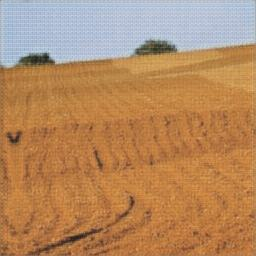
#> input picture data/raw/Alluvial_Soil/cyaug_a (24).jpeg, 256 x 256 px
$ python -i preprocessor.py   (imports and definitions only)
#> lines starting #> are read from the running program, lines starting #| are printed output that depends on the picture; after the words box and inside, x2 and y2 are one past the last pixel; in counts of white or black regions, pixels touching at a corner belong together
"""
UAV Image Preprocessor
Implements noise reduction, contrast enhancement (CLAHE), vegetation masking,
color space conversion (RGB, HSV, LAB), and aerial orthomosaic tiling.
Aligned with SwaYaan PoC Objective 2.
"""

import cv2
import numpy as np
from PIL import Image
from typing import Tuple, List, Dict, Optional


class UAVImagePreprocessor:
    def __init__(self, target_size: Tuple[int, int] = (224, 224)):
        self.target_size = target_size

    def denoise_image(self, image: np.ndarray, method: str = "bilateral") -> np.ndarray:
        """
        Removes sensor noise while preserving soil granular edge details.
        Bilateral filtering protects soil crack edges and aggregate boundaries.
        """
        if method == "bilateral":
            return cv2.bilateralFilter(image, d=9, sigmaColor=75, sigmaSpace=75)
        elif method == "gaussian":
            return cv2.GaussianBlur(image, (5, 5), 0)
        return image

    def enhance_contrast_clahe(self, image_rgb: np.ndarray, clip_limit: float = 2.0, tile_grid_size: Tuple[int, int] = (8, 8)) -> np.ndarray:
        """
        Applies Contrast Limited Adaptive Histogram Equalization in LAB space.
        Enhances soil micro-topography and surface cracks without distorting natural soil hue.
        """
        lab = cv2.cvtColor(image_rgb, cv2.COLOR_RGB2LAB)
        l, a, b = cv2.split(lab)
        clahe = cv2.createCLAHE(clipLimit=clip_limit, tileGridSize=tile_grid_size)
        cl = clahe.apply(l)
        enhanced_lab = cv2.merge((cl, a, b))
        return cv2.cvtColor(enhanced_lab, cv2.COLOR_LAB2RGB)

    # [32 lines left out: functions mask_vegetation_and_debris, extract_color_spaces, not called in this run]

    def remove_vegetation_debris(self, image_rgb: np.ndarray) -> np.ndarray:
        """
        Detects stray green leaves, grass, and weed debris using HSV green-band masking,
        and cleanly inpaints them with surrounding soil texture.
        Fulfills SwaYaan PoC Objective 2: Bare Soil Isolation.
        """
        hsv = cv2.cvtColor(image_rgb, cv2.COLOR_RGB2HSV)
        lower_green = np.array([25, 35, 35])
        upper_green = np.array([85, 255, 255])
        green_mask = cv2.inRange(hsv, lower_green, upper_green)

        if np.sum(green_mask > 0) > 30:
            kernel = cv2.getStructuringElement(cv2.MORPH_ELLIPSE, (5, 5))
            dilated_mask = cv2.dilate(green_mask, kernel, iterations=2)
            image_rgb = cv2.inpaint(image_rgb, dilated_mask, inpaintRadius=5, flags=cv2.INPAINT_TELEA)

        return image_rgb

    def preprocess_patch(self, image_rgb: np.ndarray, apply_clahe: bool = True, filter_vegetation: bool = True) -> np.ndarray:
        """
        Standardized end-to-end single patch preprocessing pipeline.
        Vegetation Suppression -> Denoise -> CLAHE -> Resize -> Return standardized RGB.
        """
        if filter_vegetation:
            image_rgb = self.remove_vegetation_debris(image_rgb)

        denoised = self.denoise_image(image_rgb, method="bilateral")
        if apply_clahe:
            enhanced = self.enhance_contrast_clahe(denoised)
        else:
            enhanced = denoised
        resized = cv2.resize(enhanced, self.target_size, interpolation=cv2.INTER_AREA)
        return resized

    # [35 lines left out: function tile_large_aerial_image, not called in this run]

>>> import cv2
>>> picture = cv2.cvtColor(cv2.imread('../../data/raw/Alluvial_Soil/cyaug_a (24).jpeg'), cv2.COLOR_BGR2RGB)
>>> result = UAVImagePreprocessor().preprocess_patch(picture)
#> in remove_vegetation_debris, `hsv = cv2.cvtColor(image_rgb, cv2.COLOR_RGB2HSV)`: hsv: shape (256, 256, 3); mean H, S, V 33.8, 134.7, 188.9
#> in remove_vegetation_debris, `green_mask = cv2.inRange(hsv, lower_green, upper_green)`:
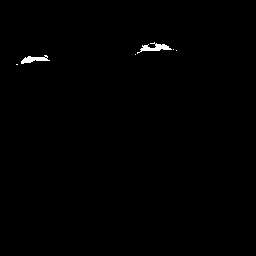
#> green_mask: shape (256, 256); 0.45% white; 6 white regions (4 under 20 px), largest, box (x1, y1, x2, y2) and area: (137, 42, 172, 54) 159, (21, 55, 50, 64) 129
#> in remove_vegetation_debris, `dilated_mask = cv2.dilate(green_mask, kernel, iterations=2)`: dilated_mask: shape (256, 256); 1.7% white; 2 white regions, box (x1, y1, x2, y2) and area: (131, 38, 181, 59) 603, (12, 51, 54, 69) 485
#> in denoise_image, `return cv2.bilateralFilter(image, d=9, sigmaColor=75, sigmaSpace=75)`:
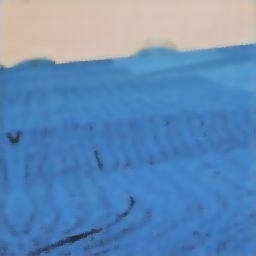
#> returned value: shape (256, 256, 3); mean of channels 0, 1, 2 183.1, 138.9, 98.7; drawn as B, G, R
#> in enhance_contrast_clahe, `lab = cv2.cvtColor(image_rgb, cv2.COLOR_RGB2LAB)`: lab: shape (256, 256, 3); mean of channels 0, 1, 2 157, 141.7, 156.7
#> in enhance_contrast_clahe, `l, a, b = cv2.split(lab)`:
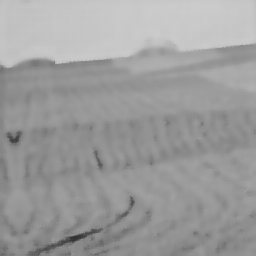
#> l: shape (256, 256); min 51, max 204, mean 157
#> in enhance_contrast_clahe, `l, a, b = cv2.split(lab)`:
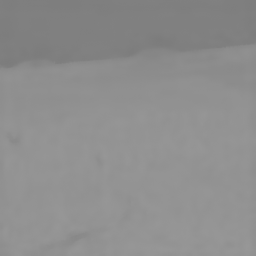
#> a: shape (256, 256); min 124, max 151, mean 141.7
#> in enhance_contrast_clahe, `l, a, b = cv2.split(lab)`:
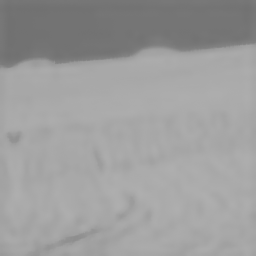
#> b: shape (256, 256); min 112, max 175, mean 156.7
#> in enhance_contrast_clahe, `cl = clahe.apply(l)`:
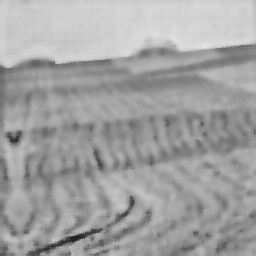
#> cl: shape (256, 256); min 29, max 229, mean 162.1
#> in enhance_contrast_clahe, `enhanced_lab = cv2.merge((cl, a, b))`: enhanced_lab: shape (256, 256, 3); mean of channels 0, 1, 2 162.1, 141.7, 156.7
#> in enhance_contrast_clahe, `return cv2.cvtColor(enhanced_lab, cv2.COLOR_LAB2RGB)`:
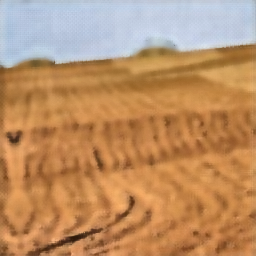
#> returned value: shape (256, 256, 3); mean R, G, B 189.1, 144.4, 104

$ run again, on data/raw/Alluvial_Soil/cyaug_a (278).jpeg
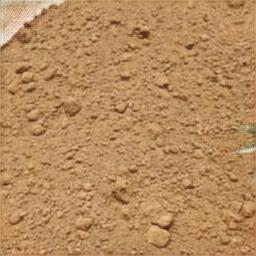
#> input picture data/raw/Alluvial_Soil/cyaug_a (278).jpeg, 256 x 256 px
#> hsv: shape (256, 256, 3); mean H, S, V 15.2, 125.7, 182.9
#> in remove_vegetation_debris, `green_mask = cv2.inRange(hsv, lower_green, upper_green)`:
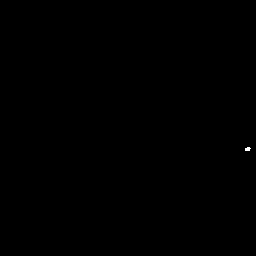
#> green_mask: shape (256, 256); 0.03% white; 1 white region (1 under 20 px)
#> lab: shape (256, 256, 3); mean of channels 0, 1, 2 156.5, 138.9, 158.6
#> enhanced_lab: shape (256, 256, 3); mean of channels 0, 1, 2 162.9, 138.9, 158.6
#> in enhance_contrast_clahe, `return cv2.cvtColor(enhanced_lab, cv2.COLOR_LAB2RGB)`:
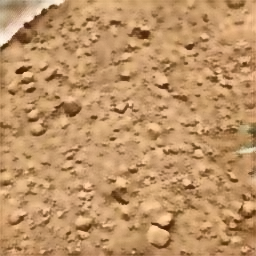
#> returned value: shape (256, 256, 3); mean R, G, B 190.8, 147, 101.2

$ run again, on data/raw/Alluvial_Soil/cyaug_a (281).jpeg
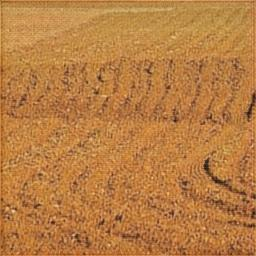
#> input picture data/raw/Alluvial_Soil/cyaug_a (281).jpeg, 256 x 256 px
#> hsv: shape (256, 256, 3); mean H, S, V 14.9, 163.4, 185.4
#> green_mask: shape (256, 256); every value is 0
#> lab: shape (256, 256, 3); mean of channels 0, 1, 2 147.5, 145.1, 168.6
#> in enhance_contrast_clahe, `cl = clahe.apply(l)`:
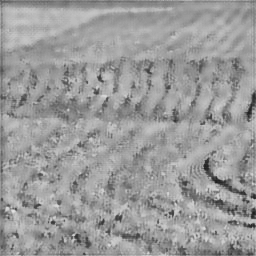
#> cl: shape (256, 256); min 30, max 228, mean 154.9
#> enhanced_lab: shape (256, 256, 3); mean of channels 0, 1, 2 154.9, 145.1, 168.6
#> in enhance_contrast_clahe, `return cv2.cvtColor(enhanced_lab, cv2.COLOR_LAB2RGB)`:
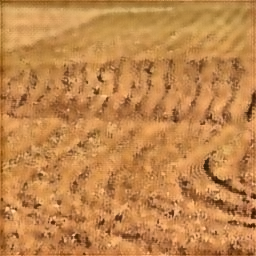
#> returned value: shape (256, 256, 3); mean R, G, B 194.3, 134, 74.8

$ run again, on data/raw/Alluvial_Soil/cyaug_a (308).jpeg
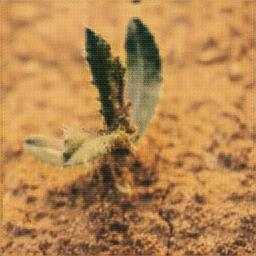
#> input picture data/raw/Alluvial_Soil/cyaug_a (308).jpeg, 256 x 256 px
#> hsv: shape (256, 256, 3); mean H, S, V 16.9, 141.6, 181.9
#> green_mask: shape (256, 256); 4.7% white; 12 white regions (9 under 20 px), largest, box (x1, y1, x2, y2) and area: (87, 19, 160, 124) 2985, (147, 102, 152, 112) 34, (66, 155, 72, 160) 23
#> dilated_mask: shape (256, 256); 8.8% white; 6 white regions, box (x1, y1, x2, y2) and area: (83, 15, 164, 128) 5258, (62, 151, 76, 164) 143, (138, 117, 147, 131) 102, (26, 137, 37, 148) 91, (114, 147, 126, 158) 91, (103, 173, 112, 182) 57
#> lab: shape (256, 256, 3); mean of channels 0, 1, 2 156.9, 141, 165.2
#> enhanced_lab: shape (256, 256, 3); mean of channels 0, 1, 2 161.1, 141, 165.2
#> in enhance_contrast_clahe, `return cv2.cvtColor(enhanced_lab, cv2.COLOR_LAB2RGB)`:
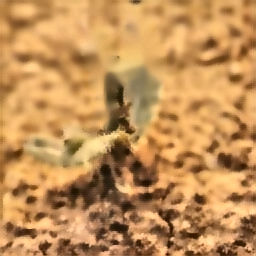
#> returned value: shape (256, 256, 3); mean R, G, B 195, 144.2, 87.5
